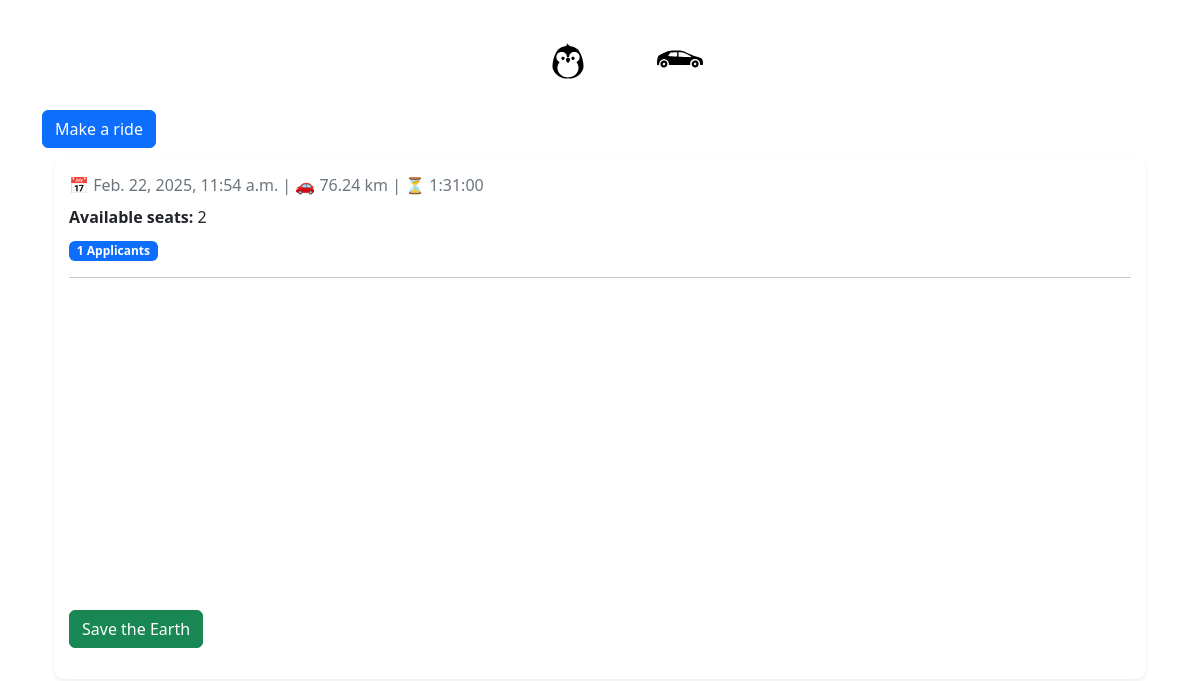
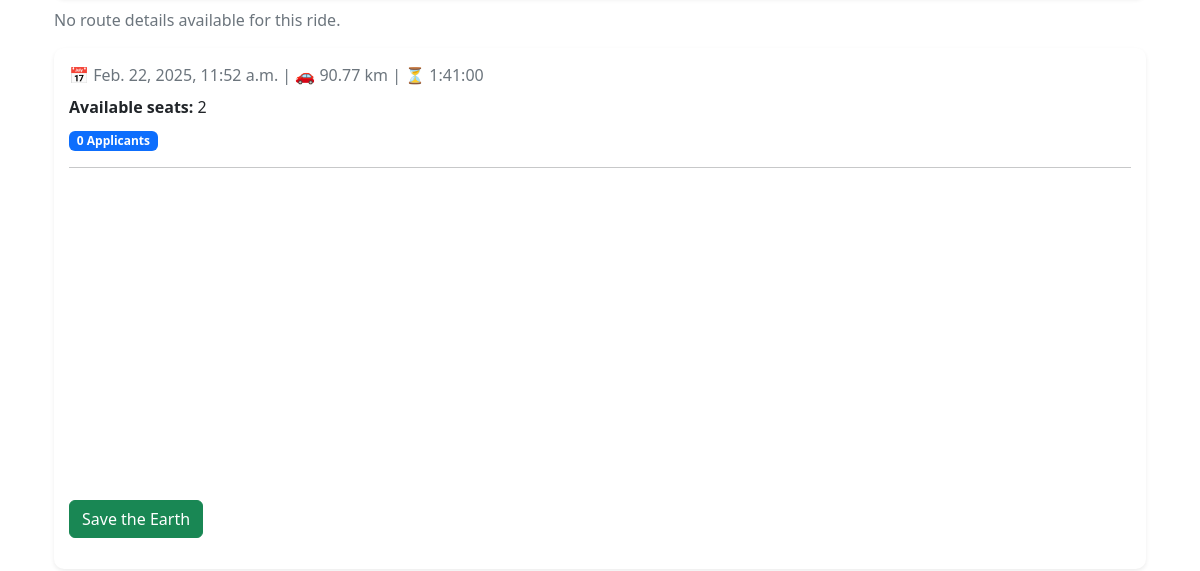
/rides/ (upper part), run on an earlier commit of the app's database (2 pictures, top to bottom).
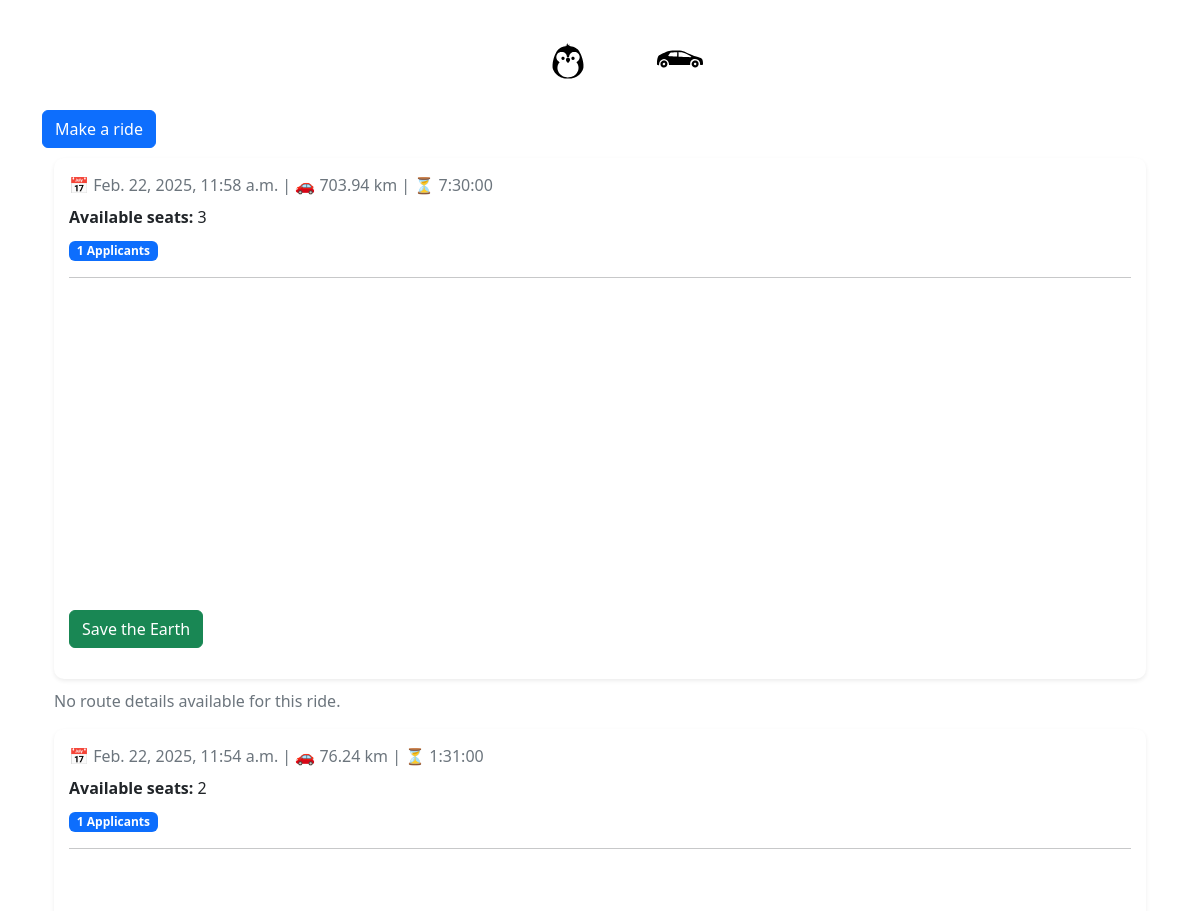
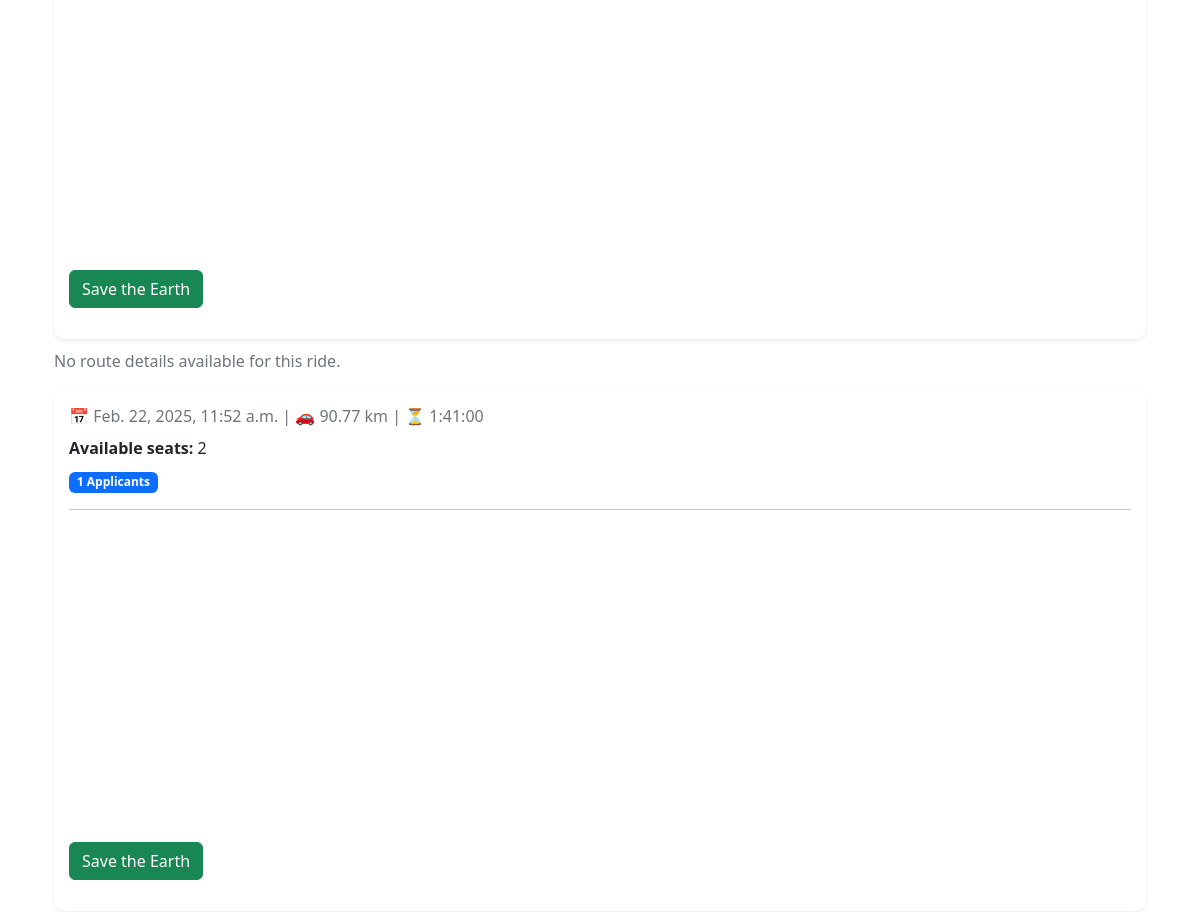
And on a later commit of the database (2 pictures, top to bottom).
### base/models.py (models this page shows)
class Ride(models.Model):
    start = models.CharField(max_length=50)
    end = models.CharField (max_length=50)
    distance = models.DecimalField(max_digits=10, decimal_places=2, default=0.00)
    travelers = models.IntegerField(default=1)
    duration = models.DurationField(null=True, blank=True)
    created_on = models.DateTimeField(default=timezone.now)  # Changed from auto_now_add
    start_date = models.DateTimeField(default=timezone.now)
    origin_place_id = models.CharField(max_length=255, null=True)
    origin_latitude = models.FloatField(default=0)
    origin_longitude = models.FloatField(default=0)
    destination_place_id = models.CharField(max_length=255, null=True)
    destination_latitude = models.FloatField(default=0)
    destination_longitude = models.FloatField(default=0)
    distance_km = models.FloatField(default=0)
    duration_text = models.CharField(max_length=100, null=True)
    selected_route_index = models.IntegerField(default=0)
    selected_route_polyline = models.TextField(default='')

### rides/views.py (the view)
# urls.py: path('', RideListView.as_view(), name='rides'),
class RideListView(ListView):
    model = Ride
    template_name = 'rides.html'
    context_object_name = 'rides'
    def get_queryset(self):
        return Ride.objects.annotate(
            applicant_count=Count('applications'),
            pending_count=Count('applications', filter=Q(applications__status='PENDING')),
            approved_count=Count('applications', filter=Q(applications__status='APPROVED'))
        ).order_by('-created_on')
    def get_context_data(self, **kwargs):
        context = super().get_context_data(**kwargs)
        for ride in context['rides']:
            print(f"Ride {ride.id}: {ride.applicant_count} applicants "
                  f"({ride.pending_count} pending, {ride.approved_count} approved)")
        return context

### rides/templates/rides.html (shortened to what this page needs)
{% extends 'base.html' %}
{% block content %}
<a href="{% url 'make_ride' %}" class="btn btn-primary">Make a ride</a>
<div class="container">
    {% for ride in rides %}
    <div class="ride-card shadow-sm">
        <p class="text-muted">📅 {{ ride.start_date }} | 🚗 {{ ride.distance }} km | ⏳ {{ ride.duration }}</p>
        <p><strong>Available seats:</strong> {{ ride.travelers }}</p>
        <span class="badge bg-primary">
             {{ ride.applicant_count }} Applicants
        </span>
        <hr>
        <div class="map-container" id="map-{{ ride.id }}"></div>
        <a href="{% url 'apply_for_ride' ride.id %}" class="btn btn-success my-3">Save the Earth</a>
    </div>
    {% if not ride.route_details %}
    <p class="text-muted">No route details available for this ride.</p>
    {% endif %}
    {% endfor %}
</div>
{% endblock %}

What changed in the data, as far as the page shows it:
added Ride: start_date "Feb. 22, 2025, 11:58 a.m.", distance "703.94", duration "7:30:00", travelers "3", applicant_count "1", shows "No route details available for this ride."
computed for Ride "Feb. 22, 2025, 11:52 a.m.": applicant_count "0" → "1"
